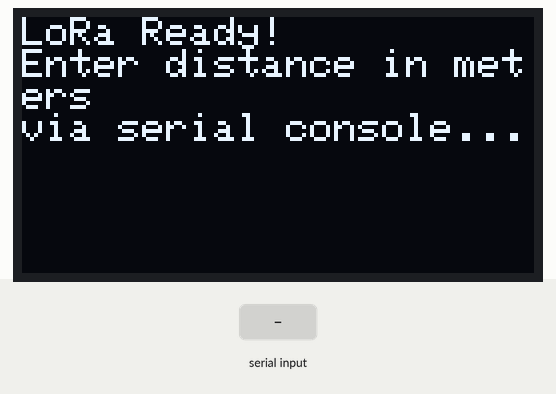
A sketch run on a simulated Arduino Uno, built for the host (arithmetic inside an expression is 32-bit, double 64-bit). Parts: 128×64 one-colour display. Inputs (shaded band) come from the test bench. No radio packets arrive unless stated; what the sketch prints to the serial monitor is not drawn.

Above: at 2.3 s.
2.4 s: "90,45\n" received over Serial
At 3.0 s:
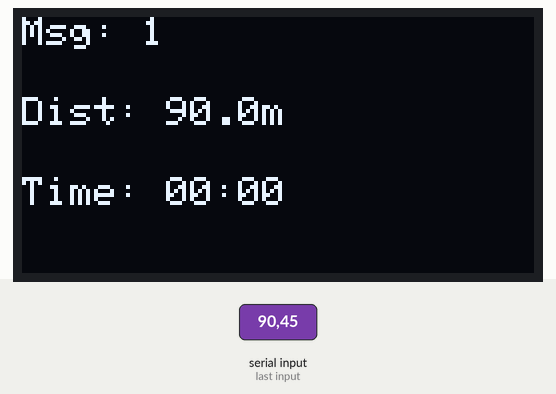
5.4 s: "30,150\n" received over Serial
At 5.51 s:
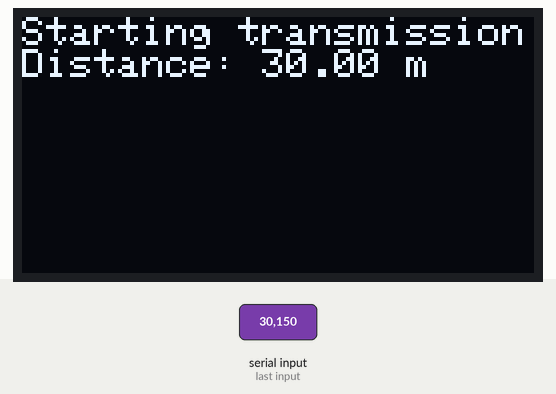
At 7.0 s:
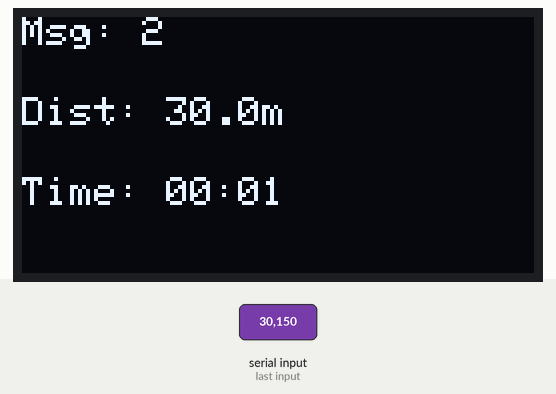
Timing chart, 0 to 8.5 s (numbered marks = the images above; inputs shaded):
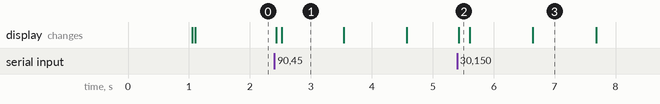

The sketch:

placa_transmisora.ino
```cpp
#include <SPI.h>
#include <LoRa.h>
#include <Wire.h>
#include <Adafruit_GFX.h>
#include <Adafruit_SSD1306.h>

#define SCREEN_WIDTH 128
#define SCREEN_HEIGHT 64
#define OLED_RESET    -1
#define SCREEN_ADDRESS 0x3C

#define SCK     5
#define MISO    19
#define MOSI    27
#define SS      18
#define RST     14
#define DI0     26

#define FREQUENCY 915E6
#define TX_POWER  20

Adafruit_SSD1306 display(SCREEN_WIDTH, SCREEN_HEIGHT, &Wire, OLED_RESET);
String inputString = "";
boolean stringComplete = false;
float distance = 0.0;
unsigned long packetCounter = 0;
unsigned long totalPacketsSent = 0;
unsigned long startTime = 0;
unsigned long lastPacketTime = 0;
unsigned long lastDisplayUpdateTime = 0;
unsigned long elapsedTime = 0;
bool transmissionActive = false;

void setup() {
  Serial.begin(115200);
  delay(1000);

  Serial.println("LILYGO LoRa Distance Transmitter");

  Wire.begin();
  if(!display.begin(SSD1306_SWITCHCAPVCC, SCREEN_ADDRESS)) {
    Serial.println("SSD1306 allocation failed");
  } else {
    display.clearDisplay();
    display.setTextSize(1);
    display.setTextColor(SSD1306_WHITE);
    display.setCursor(0, 0);
    display.println("LoRa Distance TX");
    display.println("Initializing...");
    display.display();
  }

  Serial.println("Setting up LoRa...");

  SPI.begin(SCK, MISO, MOSI, SS);

  LoRa.setPins(SS, RST, DI0);

  Serial.println("LoRa pins set");

  unsigned long startAttemptTime = millis();
  bool loraInitialized = false;

  while ((millis() - startAttemptTime) < 5000 && !loraInitialized) {
    if (LoRa.begin(FREQUENCY)) {
      loraInitialized = true;
    } else {
      Serial.println(".");
      delay(500);
    }
  }

  if (!loraInitialized) {
    Serial.println("Starting LoRa failed!");
    display.clearDisplay();
    display.setCursor(0, 0);
    display.println("LoRa init failed!");
    display.display();

  } else {
    Serial.println("LoRa initialized successfully!");

    LoRa.setTxPower(TX_POWER);

    LoRa.setSpreadingFactor(7);
    LoRa.setSignalBandwidth(125E3);
    LoRa.setCodingRate4(5);
    LoRa.setPreambleLength(12);
    Serial.println("LoRa configured OK!");
  }

  display.clearDisplay();
  display.setCursor(0, 0);
  display.println("LoRa Ready!");
  display.println("Enter distance in meters");
  display.println("via serial console...");
  display.display();

  Serial.println("Enter distance in meters and press Enter:");
}

void loop() {

  while (Serial.available() > 0) {
    char inChar = (char)Serial.read();


    if (inChar == '\n' || inChar == '\r') {
      if (inputString.length() > 0) {
        stringComplete = true;
      }
    } else {
      inputString += inChar;
    }
  }


  if (stringComplete) {
    distance = inputString.toFloat();

    if (distance > 0) {
      Serial.print("Setting distance to: ");
      Serial.print(distance);
      Serial.println(" meters");

      packetCounter = 0;
      totalPacketsSent = 0;
      startTime = millis();
      lastPacketTime = 0;
      transmissionActive = true;

      display.clearDisplay();
      display.setCursor(0, 0);
      display.println("Starting transmission");
      display.print("Distance: ");
      display.print(distance);
      display.println(" m");
      display.display();
    } else {
      Serial.println("Invalid distance. Please enter a positive number.");

      display.clearDisplay();
      display.setCursor(0, 0);
      display.println("ERROR:");
      display.println("Invalid distance");
      display.println("Enter a positive number");
      display.display();
    }

    inputString = "";
    stringComplete = false;
  }

  if (transmissionActive) {
    unsigned long currentTime = millis();

    if (currentTime - lastPacketTime >= 1000) {
      sendPacket();
      lastPacketTime = currentTime;
    }

    if (currentTime - lastDisplayUpdateTime >= 250) {
      updateDisplay();
      lastDisplayUpdateTime = currentTime;
    }
  }

  delay(10);
}

void sendPacket() {
  unsigned long currentTime = millis();
  elapsedTime = currentTime - startTime;

  LoRa.beginPacket();

  String packet = "{";
  packet += "\"seq\":" + String(packetCounter) + ",";
  packet += "\"dist\":" + String(distance) + ",";
  packet += "\"total\":" + String(totalPacketsSent) + ",";
  packet += "\"timestamp\":" + String(currentTime);
  packet += "}";

  LoRa.print(packet);

  LoRa.endPacket();

  packetCounter++;
  totalPacketsSent++;

  Serial.print("Packet sent [");
  Serial.print(packetCounter);
  Serial.print("]: ");
  Serial.println(packet);

  if (Serial.available() > 0) {
    Serial.println("\nNew input detected. Stopping transmission.");
    Serial.println("Enter distance in meters and press Enter:");

    display.clearDisplay();
    display.setCursor(0, 0);
    display.println("Transmission stopped");
    display.println("Enter new distance...");
    display.display();

    transmissionActive = false;
  }
}

void updateDisplay() {
  display.clearDisplay();

  display.setTextSize(1);
  display.setCursor(0, 0);
  display.print("Msg: ");
  display.println(packetCounter);

  display.setTextSize(1);
  display.setCursor(0, 20);
  display.print("Dist: ");
  display.print(distance, 1);
  display.println("m");

  display.setTextSize(1);
  display.setCursor(0, 40);
  display.print("Time: ");

  unsigned long seconds = elapsedTime / 1000;
  unsigned long minutes = seconds / 60;

  if (minutes < 10) display.print("0");
  display.print(minutes % 60);
  display.print(":");

  if ((seconds % 60) < 10) display.print("0");
  display.print(seconds % 60);

  display.display();
}
```

Measured:
- after the input at 2.4 s, the display: first changes at once (image 1 shows a later state)
- after the input at 5.4 s, the display: changes at once (image 2)
- what the display in image 1 shows lasts 1.0 s, from 2.5 s to 3.5 s
